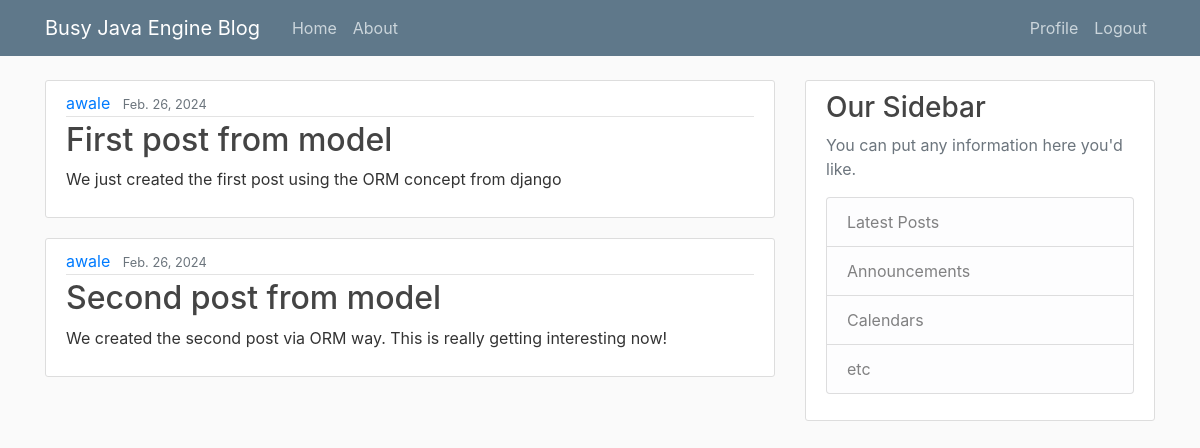
The app's page / (signed in) with its own data.
### blog/models.py (models this page shows, shortened)
class Post(models.Model):
    title = models.CharField(max_length=100)
    content = models.TextField()
    date = models.DateField(default=date.today)
    author = models.ForeignKey(User, on_delete=models.CASCADE)

### blog/views.py (the view)
# urls.py: path('', views.blog_home, name='blog-home'),
def blog_home(request):
    if (request.user.is_authenticated):
        return render(request, 'blog/blog_home.html', context={'posts' : Post.objects.all()})
    else:
        return redirect('login')

### blog/templates/blog/blog_home.html
{% extends "blog/base.html" %}
{% block content %}
    {% for post in posts %}
        <article class="media content-section">
          <div class="media-body">
            <div class="article-metadata">
              <a class="mr-2" href="#">{{ post.author }}</a>
              <small class="text-muted">{{ post.date }}</small>
            </div>
            <h2><a class="article-title" href="#">{{ post.title }}</a></h2>
            <p class="article-content">{{ post.content }}</p>
          </div>
        </article>
    {% endfor %}
{% endblock content %}

### blog/static/blog/main.css (style rules this page uses)
body { background: #fafafa; color: #333333; margin-top: 5rem; }
h1, h2, h3, h4, h5, h6 { color: #444444; }
.content-section { background: #ffffff; padding: 10px 20px; border: 1px solid #dddddd; border-radius: 3px; margin-bottom: 20px; }
.article-title { color: #444444; }
.article-content { white-space: pre-line; }
.article-metadata { padding-bottom: 1px; margin-bottom: 4px; border-bottom: 1px solid #e3e3e3 }

### records on screen
Post: author "awale", date "Feb. 26, 2024", title "First post from model", content "We just created the first post using the ORM concept from django"
Post: author "awale", date "Feb. 26, 2024", title "Second post from model", content "We created the second post via ORM way. This is really getting interesting now!"
